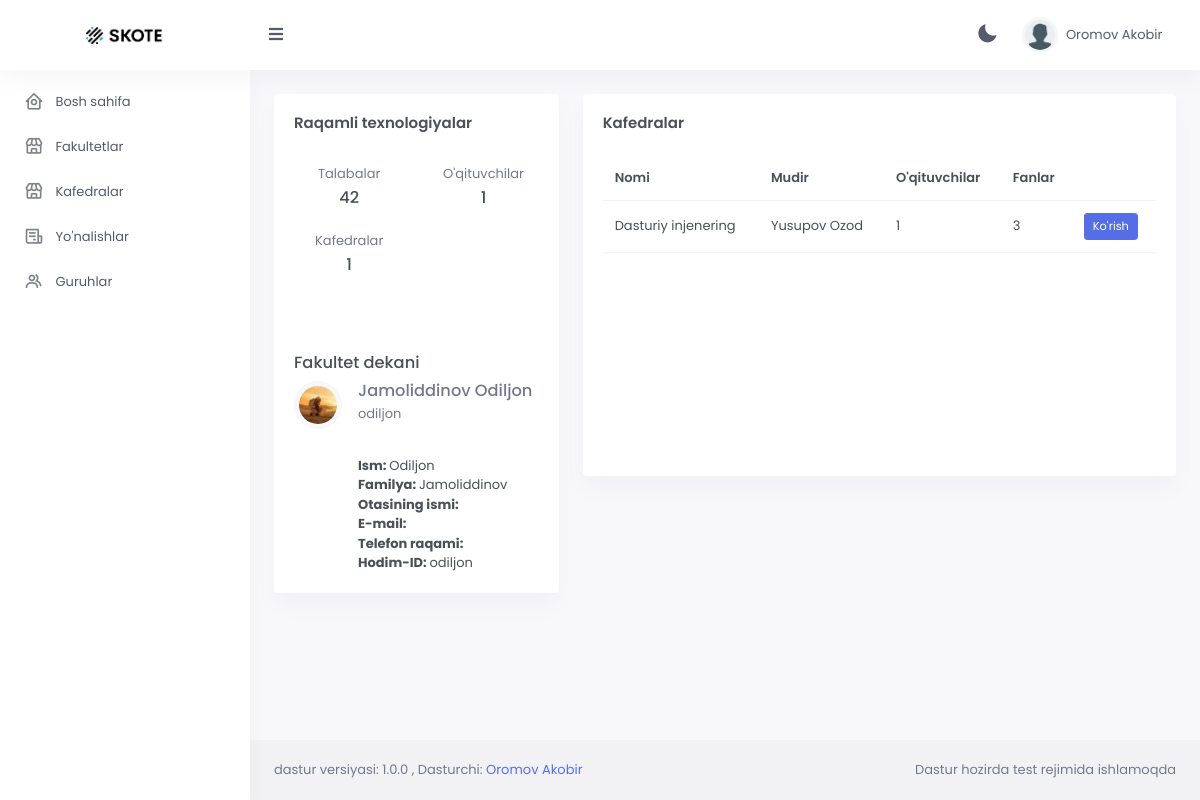
Screenshot of /department/faculty/detail/1 (signed in) with the database file from the repository.
### accounts/models.py (models this page shows, shortened)
class User(AbstractUser):
    phone_number = models.CharField(max_length=30, default='')
    father_name = models.CharField(max_length=100, default='')
    image = models.ImageField(null=True, blank=True)
    class Meta:
        verbose_name = 'User'
        verbose_name_plural = '1. Userlar'

class FacultyManager(models.Model):
    user = models.OneToOneField(User, on_delete=models.CASCADE)
    class Meta:
        verbose_name = 'Dekan'
        verbose_name_plural = '3. Dekanlar'

### curriculum/models.py (models this page shows, shortened)
class Faculty(models.Model):
    manager = models.OneToOneField(FacultyManager, on_delete=models.CASCADE)
    name = models.CharField(max_length=150)
    class Meta:
        verbose_name = 'Fakultet'
        verbose_name_plural = '1. Fakultetlar'

class Cafedra(models.Model):
    manager = models.OneToOneField(CafedraManager, on_delete=models.CASCADE)
    faculty = models.ForeignKey(Faculty, on_delete=models.CASCADE)
    name = models.CharField(max_length=200)
    class Meta:
        verbose_name = 'Kafedra'
        verbose_name_plural = '2. Kafedralar'

### department/decorators.py (the view)
    def wrapper_func(request: WSGIRequest, *args, **kwargs):
        user = request.user
        if not request.user.is_authenticated:
            raise Http404
        try:
            employee = DepartmentEmployee.objects.get(user_id=request.user.pk)
            employee.user.groups.get(name=DEPARTMENT.name)
        except:
            raise Http404
        return func(request, *args, **kwargs)

### templates/department/faculty/detail.html (shortened to what this page needs)
{% extends 'department/base.html' %}
{% block content %}
<div class="row">
    <div class="col-xl-4">
        <div class="card">
            <div class="card-body">
                <div class="d-flex flex-wrap align-items-start">
                    <div class="me-2">
                        <h5 class="card-title mb-3">{{object.name}}</h5>
                    </div>
                    <div class="dropdown ms-auto">
                        <a class="text-muted font-size-16" role="button" data-bs-toggle="dropdown" aria-haspopup="true">
                            <i class="mdi mdi-dots-horizontal"></i>
                        </a>
                    </div>
                </div>
                <div class="row text-center">
                    <div class="col-6">
                        <div class="mt-3">
                            <p class="text-muted mb-1">Talabalar</p>
                            <h5>{{students}}</h5>
                        </div>
                    </div>
                    <div class="col-6">
                        <div class="mt-3">
                            <p class="text-muted mb-1"> O'qituvchilar </p>
                            <h5>{{teachers}}</h5>
                        </div>
                    </div>
                    <div class="col-6">
                        <div class="mt-3">
                            <p class="text-muted mb-1"> Kafedralar </p>
                            <h5>{{cafedras}}</h5>
                        </div>
                    </div>
                </div>
                <br><br>
                <div>
                    <h5>Fakultet dekani</h5>
                </div>
                <div class="d-flex">
                    <div class="flex-shrink-0 me-3">
                        <img src="{% if object.manager.user.image %}{{object.manager.user.image.url}}{% else %}/static/skote/assets/images/users/avatar_default.png{% endif %}" alt="" class="avatar-sm rounded-circle img-thumbnail">
                    </div>
                    <div class="flex-grow-1">
                        <div class="d-flex">
                            <div class="flex-grow-1">
                                <div class="text-muted">
                                    <h5 class="mb-1"> {{object.manager.user.last_name}} {{object.manager.user.first_name}} </h5>
                                    <p class="mb-0"> {{object.manager.user.username}} </p>
                                </div>
                            </div>
                        </div>
                        <div class="row">
                            <div class="col-12"><strong>Ism: </strong>{{object.manager.user.first_name}}</div>
                            <div class="col-12"><strong>Familya: </strong>{{object.manager.user.last_name}}</div>
                            <div class="col-12"><strong>Otasining ismi: </strong>{{object.manager.user.father_name}}</div>
                            <div class="col-12"><strong>E-mail: </strong>{{object.manager.user.email}}</div>
                            <div class="col-12"><strong>Telefon raqami: </strong>{{object.manager.user.phone_number}}</div>
                            <div class="col-12"><strong>Hodim-ID: </strong>{{object.manager.user.username}}</div>
                        </div>
                    </div>
                </div>
            </div>
        </div>
    </div>
    <div class="col-xl-8">
        <div class="card">
            <div class="card-body">
                <div class="d-flex align-items-start">
                    <div class="me-2">
                        <h5 class="card-title mb-4"> Kafedralar  </h5>
                    </div>
                </div>
                <div class="table-responsive" style="min-height: 300px;">
                    <table class="table align-middle table-nowrap mb-0">
                        <tbody>
                        <tr>
                            <th scope="col">Nomi</th>
                            <th scope="col">Mudir</th>
                            <th scope="col">O'qituvchilar</th>
                            <th scope="col">Fanlar</th>
                            <th scope="col"></th>
                          </tr>
                        </tbody>
                        <tbody>
                            {% for i in data %}
                            <tr>
                                <td>
                                    {{i.name}}
                                </td>
                                <td> {{i.manager.last_name}} {{i.manager.first_name}} </td>
                                <td> {{i.teachers}} </td>
                                <td> {{i.science}}</td>
                                <td>
                                    <a href="{% url 'd_detail_cafedra' i.object.pk %}" class="btn btn-primary btn-sm">Ko'rish</a>
                                </td>
                            </tr>
                            {% endfor %}
                        </tbody>
                    </table>
                </div>
            </div>
        </div>
    </div>
</div>
{% endblock %}

### templates/department/base.html (shortened to what this page needs)
<!doctype html>
{% load static %}
<html lang="en">
<head>
    <link href="{% static 'skote/assets/css/bootstrap.min.css' %}" id="bootstrap-style" rel="stylesheet"
        type="text/css" />
    <link href="{% static 'skote/assets/css/icons.min.css' %}" rel="stylesheet" type="text/css" />
    <link href="{% static 'skote/assets/css/app.min.css' %}" id="app-style" rel="stylesheet" type="text/css" />
</head>
<body data-sidebar="dark" data-layout-mode="dark">
        <div id="layout-wrapper">
            <header id="page-topbar">
                <div class="navbar-header">
                    <div class="d-flex">
                        <div class="navbar-brand-box">
                            <a href="#" class="logo logo-dark" style="pointer-events: none;">
                                <span class="logo-lg">
                                    <img src="{% static 'skote/assets/images/logo-dark.png' %}" alt="" height="17">
                                </span>
                            </a>
                        </div>
                        <button type="button" class="btn btn-sm px-3 font-size-16 header-item waves-effect"
                            id="vertical-menu-btn">
                            <i class="fa fa-fw fa-bars"></i>
                        </button>
                    </div>
                    <div class="d-flex">
                        <div class="dropdown d-inline-block">
                            <button type="button" class="btn header-item noti-icon waves-effect" data-bs-toggle="dark-mode">
                                <i class='bx bxs-moon' id="icon_dark_mode"></i>
                            </button>
                        </div>
                        <div class="dropdown d-inline-block">
                            <button type="button" class="btn header-item waves-effect" id="page-header-user-dropdown"
                                data-bs-toggle="dropdown" aria-haspopup="true" aria-expanded="false">
                                <img class="rounded-circle header-profile-user"
                                    src="{% static 'skote/assets/images/users/avatar_default.png' %}"
                                    alt="Header Avatar">
                                <span class="d-none d-xl-inline-block ms-1" key="t-henry"> {{user.last_name}} {{user.first_name}} </span>
                                <i class="mdi mdi-chevron-down d-none d-xl-inline-block"></i>
                            </button>
                        </div>
                    </div>
                </div>
            </header>
            <div class="vertical-menu">
                <div data-simplebar class="h-100">
                    <div id="sidebar-menu">
                        <ul class="metismenu list-unstyled" id="side-menu">
                            <li>
                                <a href="#" >
                                    <i class="bx bx-home-circle"></i>
                                    <span key="t-dashboards"> Bosh sahifa </span>
                                </a>
                            </li>
                            <li>
                                <a href="{% url 'd_faculty_all' %}">
                                    <i class="bx bx-store"></i>
                                    <span key="t-dashboards">Fakultetlar</span>
                                </a>
                            </li>
                            <li>
                                <a href="{% url 'd_all_cafedra' %}">
                                    <i class="bx bx-store"></i>
                                    <span key="t-dashboards">Kafedralar</span>
                                </a>
                            </li>
                            <li>
                                <a href="{% url 'd_all_direction' %}">
                                    <i class="bx bx-receipt"></i>
                                    <span key="t-dashboards">Yo'nalishlar</span>
                                </a>
                            </li>
                            <li>
                                <a href="{% url 'd_groups_all' %}">
                                    <i class="bx bx-group"></i>
                                    <span key="t-dashboards">Guruhlar</span>
                                </a>
                            </li>
                        </ul>
                    </div>
                </div>
            </div>
            <div class="main-content">
                <div class="page-content">
                    <div class="container-fluid">
                        {% block content %}{% endblock %}
                    </div>
                </div>
                <footer class="footer">
                    <div class="container-fluid">
                        <div class="row">
                            <div class="col-sm-6"> dastur versiyasi: 1.0.0 , Dasturchi: <a href="#">Oromov Akobir</a></div>
                            <div class="col-sm-6"><div class="text-sm-end d-none d-sm-block"> Dastur hozirda test rejimida ishlamoqda </div></div>
                        </div>
                    </div>
                </footer>
            </div>
        </div>
    </body>
</html>

### rows the page displays
User: last_name "Oromov", first_name "Akobir"
Faculty: name "Raqamli texnologiyalar", manager.image (picture), manager.user.last_name "Jamoliddinov", manager.user.first_name "Odiljon", manager.user.username "odiljon"
User: name "Dasturiy injenering", manager.last_name "Yusupov", manager.first_name "Ozod", teachers "1", science "3"

### other values shown
{{ students }} "42"
{{ teachers }} "1"
{{ cafedras }} "1"
